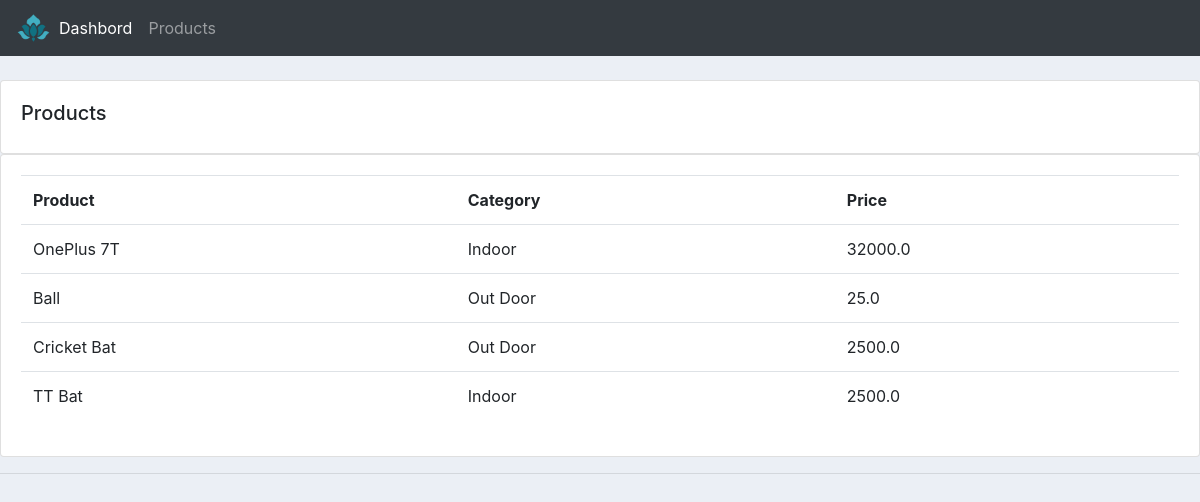
The app's page /product/ with its own data.
### eway/models.py (models this page shows, shortened)
class Product(models.Model):
	CATEGORY = (
			('Indoor', 'Indoor'),
			('Out Door', 'Out Door'),
			)
	product_name = models.CharField(max_length = 100,null = True)
	price = models.FloatField(null = True)
	category = models.CharField(max_length=200, null=True, choices=CATEGORY)
	description = models.CharField(max_length = 200,null = True)
	date_created =  models.DateTimeField(auto_now_add = True,null = True)
	tags = models.ManyToManyField(Tag)

### eway/views.py (the view)
# urls.py: path('product/',product,name = 'product'),
def product(request):
	products = Product.objects.all()
	return render(request,'eway/product.html',{'products':products})

### eway/templates/eway/product.html
{% extends 'eway/index.html' %}
{% block content %}
<br>
		<div class="row">
			<div class="col-md">
				<div class="card card-body">
					<h5>Products</h5>
				</div>
				<div class="card card-body">
					<table class="table">
						<tr>
							<th>Product</th>
							<th>Category</th>
							<th>Price</th>
						</tr>
						{% for i in products %}
							<tr>
								<td>{{i.product_name}}</td>
								<td>{{i.category}}</td>
								<td>{{i.price}}</td>
							</tr>
						{% endfor %}
					</table>
				</div>
			</div>
		</div>
{% endblock %}

### static/css/main.css (style rules this page uses)
body { background-color: #ebeff5; }

### records on screen
Product: product_name "OnePlus 7T", category "Indoor", price "32000.0"
Product: product_name "Ball", category "Out Door", price "25.0"
Product: product_name "Cricket Bat", category "Out Door", price "2500.0"
Product: product_name "TT Bat", category "Indoor", price "2500.0"
